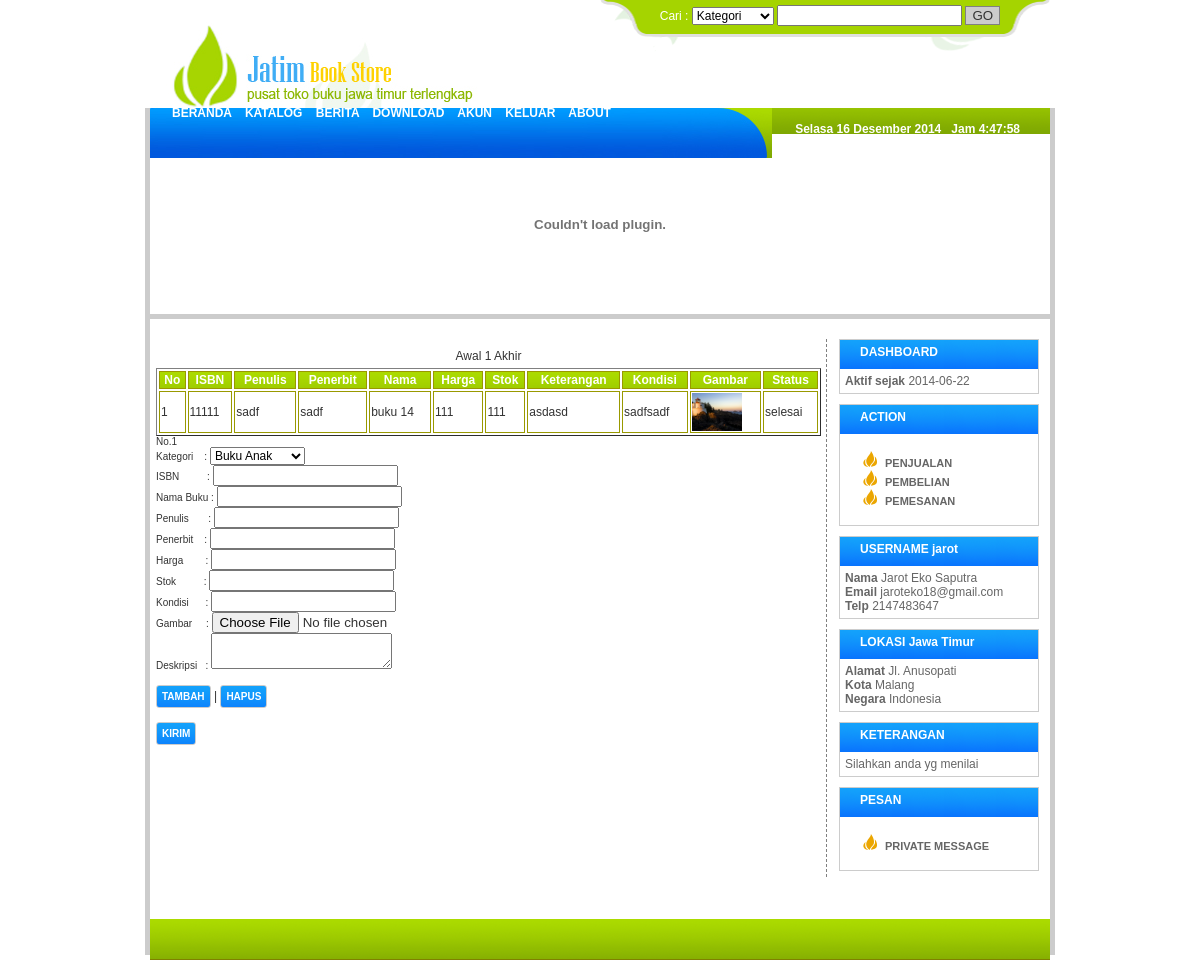
The page /main/index.php?go=profile&m=pemesanan (signed in) on the database its author committed.
### tables this page shows
CREATE TABLE IF NOT EXISTS `tb_det_tmp` (
  `id_det_tmp` int(100) NOT NULL AUTO_INCREMENT,
  `id_trans` int(100) NOT NULL,
  `id_barang` int(100) NOT NULL,
  PRIMARY KEY (`id_det_tmp`)
);

CREATE TABLE IF NOT EXISTS `tb_barang` (
  `id_barang` int(100) NOT NULL AUTO_INCREMENT,
  `id_kategori` int(100) NOT NULL,
  `isbn` varchar(200) NOT NULL,
  `penulis` varchar(200) NOT NULL,
  `penerbit` varchar(200) NOT NULL,
  `nama` varchar(200) NOT NULL,
  `harga` varchar(200) NOT NULL,
  `stok` int(100) NOT NULL,
  `deskripsi` text NOT NULL,
  `kondisi` varchar(200) NOT NULL,
  `gambar` varchar(200) NOT NULL,
  `views` int(200) NOT NULL,
  `tgl` date NOT NULL,
  PRIMARY KEY (`id_barang`)
);

CREATE TABLE IF NOT EXISTS `tb_transaksi` (
  `id_trans` int(100) NOT NULL AUTO_INCREMENT,
  `id_user` int(100) NOT NULL,
  `tipe_trans` varchar(200) NOT NULL,
  `status` varchar(200) NOT NULL,
  `nama_bank` varchar(200) NOT NULL,
  `atas_nama` varchar(200) NOT NULL,
  `no_rek` varchar(200) NOT NULL,
  `keterangan` text NOT NULL,
  `tgl_pembayaran` date NOT NULL,
  `tgl_trans` date NOT NULL,
  PRIMARY KEY (`id_trans`)
);

### main/profile.php (the view, shortened to what this page needs)
<?PHP
$u=$_SESSION['user'];
$m=$_GET['m'];
if($m=='pemesanan'){
	$sql="select * from tb_barang inner join tb_det_tmp using(id_barang) inner join tb_transaksi using(id_trans) where id_user='$u[id_user]' and tipe_trans='pemesanan'";
	$dataP=pagging($sql,5,$_GET[hal]);
	echo "<table border=1 class='table'>
		<tr bgcolor='#CCCCCC'>
			<th>No</th>
			<th>ISBN</th>
			<th>Penulis</th>
			<th>Penerbit</th>
			<th>Nama</th>
			<th>Harga</th>
			<th>Stok</th>
			<th>Keterangan</th>
			<th>Kondisi</th>
			<th>Gambar</th>
			<th>Status</th>
		</tr>";
	while($data=fObj($dataP[query])){
	$i++;
		echo "<tr>
			<td>$i</td>
			<td>$data->isbn </td>
			<td>$data->penulis</td>
			<td>$data->penerbit</td>
			<td>$data->nama</td>
			<td>$data->harga</td>
			<td>$data->stok</td>
			<td>$data->deskripsi</td>
			<td>$data->kondisi</td>
			<td><img src='../images/produk/$data->gambar' width='50px'></td>
			<td>$data->status</td>
		</tr>";
	}
	echo "
	</table>
	<form action=?go=dashboard&m=ppemesanan method=post enctype='multipart/form-data'>
	<table id=datatable border=0 cellpadding=0 cellspacing=0 style='font-size:10px;'>
	<tr>
		<td style='display:table;'>
		No.1<br>
		Kategori&nbsp;&nbsp;&nbsp; :
		<select name='kategori[]' id='kategori'>";
		$s=sql("select * from tb_kategori");
		while($d=fObj($s)){
			echo "<option value='$d->id_kategori'>$d->nama</option>";
		}
		echo "</select><br>
		ISBN&nbsp;&nbsp;&nbsp;&nbsp;&nbsp;&nbsp;&nbsp;&nbsp;&nbsp; : <input type ='text' name='isbn[]' > <br>
		Nama Buku : <input type ='text' name='nama[]'><br>
		Penulis&nbsp;&nbsp;&nbsp;&nbsp;&nbsp;&nbsp; : <input type ='text' name='penulis[]'> <br>
		Penerbit&nbsp;&nbsp;&nbsp;&nbsp;: <input type ='text' name='penerbit[]'> <br>
		Harga&nbsp;&nbsp;&nbsp;&nbsp;&nbsp;&nbsp;&nbsp; : <input type ='text' name='harga[]' > <br>
		Stok &nbsp;&nbsp;&nbsp;&nbsp;&nbsp;&nbsp;&nbsp;&nbsp;&nbsp;: <input type ='text' name='stok[]' > <br>
		Kondisi &nbsp;&nbsp;&nbsp;&nbsp;&nbsp;: <input type ='text' name='kondisi[]'> <br>
		Gambar&nbsp;&nbsp;&nbsp;&nbsp; : <input type ='file' name='gambar[]'> <br>
		Deskripsi&nbsp;&nbsp; : <textarea name='deskripsi[]'></textarea></td>
	</tr>
	</table>
	<br>
	<input type=button value=tambah onclick=tambah() class='button'> |
	<input type=button value=hapus onclick=hapus() class='button'>
	<br> <br>
	<input type=submit value=kirim class='button'>
	</form>
	";
}
?>

### main/style.css (style rules this page uses)
body { font-family:"Trebuchet Ms",Arial, Helvetica, sans-serif; font-size:12px; color:#333333; margin:0 auto; }
table { font-size:12px; }
.button { background:url(../images/dll/bg_header2.png); color:#FFFFFF; text-transform:uppercase; border:1px solid #CCC; font-size:10px; font-weight:bold; text-decoration:none; cursor:pointer; -webkit-border-radius:3px;-moz-border-radius:3px;-border-radius:3px;padding:5px; }
select { font-size:12px; }
.table { width:100%; background:#FFF; }
.table th { background:url(../images/dll/bg_header.png);border:1px solid #990; color:white; }
.table td { border:1px solid #990;background:#FFF; }

### rows shown on the page
tb_det_tmp: id_barang.isbn "11111", id_barang.penulis "sadf", id_barang.penerbit "sadf", id_barang.nama "buku 14", id_barang.harga "111", id_barang.stok "111", id_barang.deskripsi "asdasd", id_barang.kondisi "sadfsadf", id_barang.gambar (picture), id_trans.status "selesai"

### other values the page prints
$u[tgl_masuk] "2014-06-22"
$u[username] "jarot"
$u[nama] "Jarot Eko Saputra"
$u[email] "jaroteko18@gmail.com"
$u[telp] "2147483647"
$u[provinsi] "Jawa Timur"
$u[alamat] "Jl. Anusopati"
$u[kota] "Malang"
$u[negara] "Indonesia"
$u[keterangan] "Silahkan anda yg menilai"
form field value "Buku Anak"
